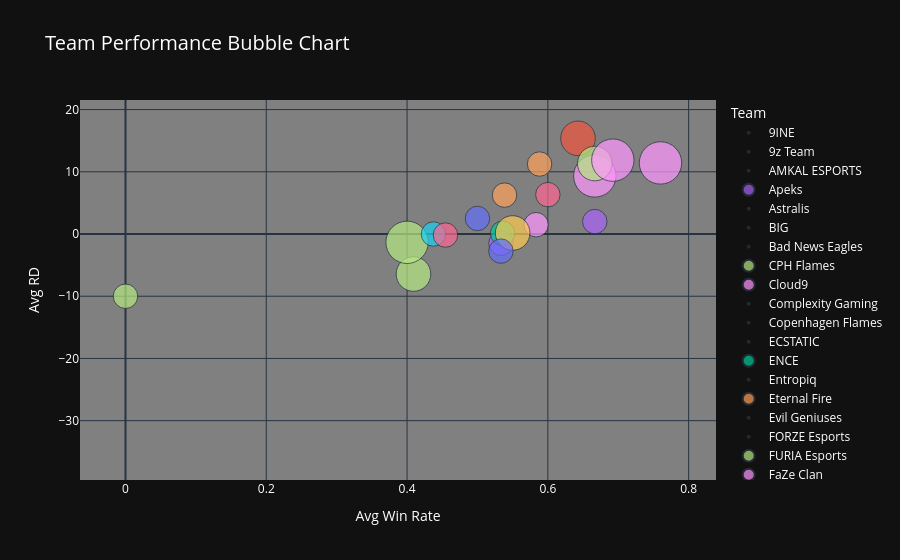

Notebook cell for this chart:
### Code cell
fig = px.scatter(
    team_stats,
    x="Avg Win Rate",
    y="Avg RD",
    size="Playoff Appearances",
    color="Team",
    hover_name="Team",
    title="Team Performance Bubble Chart",
    labels={"Avg_Win_Rate":"Average Win Rate","Avg_RD":"Average RD"},
    template="plotly_dark",
    size_max=30
)

#Customize layout
fig.update_layout(
    plot_bgcolor="grey",
    #paper_bgcolor="black",
    font=dict(color="white"),
    title_font=dict(size=20),
)


fig.show()

### Figure 1 — Plotly figure (JSON) as saved in the notebook; plotly's stock layout.template omitted (floating-point values rounded to 4 significant figures)
{"data": [{"hovertemplate": "<b>%{hovertext}</b><br><br>Team=9INE<br>Avg Win Rate=%{x}<br>Avg RD=%{y}<br>Playoff Appearances=%{marker.size}<extra></extra>", "hovertext": ["9INE"], "legendgroup": "9INE", "marker": {"color": "#636efa", "size": [0], "sizemode": "area", "sizeref": 0.003333, "symbol": "circle"}, "mode": "markers", "name": "9INE", "orientation": "v", "showlegend": true, "type": "scatter", "x": [0], "xaxis": "x", "y": [-24], "yaxis": "y"}, {"hovertemplate": "<b>%{hovertext}</b><br><br>Team=9z Team<br>Avg Win Rate=%{x}<br>Avg RD=%{y}<br>Playoff Appearances=%{marker.size}<extra></extra>", "hovertext": ["9z Team"], "legendgroup": "9z Team", "marker": {"color": "#EF553B", "size": [0], "sizemode": "area", "sizeref": 0.003333, "symbol": "circle"}, "mode": "markers", "name": "9z Team", "orientation": "v", "showlegend": true, "type": "scatter", "x": [0], "xaxis": "x", "y": [-21], "yaxis": "y"}, {"hovertemplate": "<b>%{hovertext}</b><br><br>Team=AMKAL ESPORTS<br>Avg Win Rate=%{x}<br>Avg RD=%{y}<br>Playoff Appearances=%{marker.size}<extra></extra>", "hovertext": ["AMKAL ESPORTS"], "legendgroup": "AMKAL ESPORTS", "marker": {"color": "#00cc96", "size": [0], "sizemode": "area", "sizeref": 0.003333, "symbol": "circle"}, "mode": "markers", "name": "AMKAL ESPORTS", "orientation": "v", "showlegend": true, "type": "scatter", "x": [0], "xaxis": "x", "y": [-17], "yaxis": "y"}, {"hovertemplate": "<b>%{hovertext}</b><br><br>Team=Apeks<br>Avg Win Rate=%{x}<br>Avg RD=%{y}<br>Playoff Appearances=%{marker.size}<extra></extra>", "hovertext": ["Apeks"], "legendgroup": "Apeks", "marker": {"color": "#ab63fa", "size": [1], "sizemode": "area", "sizeref": 0.003333, "symbol": "circle"}, "mode": "markers", "name": "Apeks", "orientation": "v", "showlegend": true, "type": "scatter", "x": [0.5333], "xaxis": "x", "y": [-1.5], "yaxis": "y"}, {"hovertemplate": "<b>%{hovertext}</b><br><br>Team=Astralis<br>Avg Win Rate=%{x}<br>Avg RD=%{y}<br>Playoff Appearances=%{marker.size}<extra></extra>", "hovertext": ["Astralis"], "legendgroup": "Astralis", "marker": {"color": "#FFA15A", "size": [0], "sizemode": "area", "sizeref": 0.003333, "symbol": "circle"}, "mode": "markers", "name": "Astralis", "orientation": "v", "showlegend": true, "type": "scatter", "x": [0.4286], "xaxis": "x", "y": [-4.667], "yaxis": "y"}, {"hovertemplate": "<b>%{hovertext}</b><br><br>Team=BIG<br>Avg Win Rate=%{x}<br>Avg RD=%{y}<br>Playoff Appearances=%{marker.size}<extra></extra>", "hovertext": ["BIG"], "legendgroup": "BIG", "marker": {"color": "#19d3f3", "size": [0], "sizemode": "area", "sizeref": 0.003333, "symbol": "circle"}, "mode": "markers", "name": "BIG", "orientation": "v", "showlegend": true, "type": "scatter", "x": [0.3333], "xaxis": "x", "y": [-10], "yaxis": "y"}, {"hovertemplate": "<b>%{hovertext}</b><br><br>Team=Bad News Eagles<br>Avg Win Rate=%{x}<br>Avg RD=%{y}<br>Playoff Appearances=%{marker.size}<extra></extra>", "hovertext": ["Bad News Eagles"], "legendgroup": "Bad News Eagles", "marker": {"color": "#FF6692", "size": [0], "sizemode": "area", "sizeref": 0.003333, "symbol": "circle"}, "mode": "markers", "name": "Bad News Eagles", "orientation": "v", "showlegend": true, "type": "scatter", "x": [0.3333], "xaxis": "x", "y": [-8.667], "yaxis": "y"}, {"hovertemplate": "<b>%{hovertext}</b><br><br>Team=CPH Flames<br>Avg Win Rate=%{x}<br>Avg RD=%{y}<br>Playoff Appearances=%{marker.size}<extra></extra>", "hovertext": ["CPH Flames"], "legendgroup": "CPH Flames", "marker": {"color": "#B6E880", "size": [1], "sizemode": "area", "sizeref": 0.003333, "symbol": "circle"}, "mode": "markers", "name": "CPH Flames", "orientation": "v", "showlegend": true, "type": "scatter", "x": [0], "xaxis": "x", "y": [-10], "yaxis": "y"}, {"hovertemplate": "<b>%{hovertext}</b><br><br>Team=Cloud9<br>Avg Win Rate=%{x}<br>Avg RD=%{y}<br>Playoff Appearances=%{marker.size}<extra></extra>", "hovertext": ["Cloud9"], "legendgroup": "Cloud9", "marker": {"color": "#FF97FF", "size": [1], "sizemode": "area", "sizeref": 0.003333, "symbol": "circle"}, "mode": "markers", "name": "Cloud9", "orientation": "v", "showlegend": true, "type": "scatter", "x": [0.5833], "xaxis": "x", "y": [1.5], "yaxis": "y"}, {"hovertemplate": "<b>%{hovertext}</b><br><br>Team=Complexity Gaming<br>Avg Win Rate=%{x}<br>Avg RD=%{y}<br>Playoff Appearances=%{marker.size}<extra></extra>", "hovertext": ["Complexity Gaming"], "legendgroup": "Complexity Gaming", "marker": {"color": "#FECB52", "size": [0], "sizemode": "area", "sizeref": 0.003333, "symbol": "circle"}, "mode": "markers", "name": "Complexity Gaming", "orientation": "v", "showlegend": true, "type": "scatter", "x": [0.3077], "xaxis": "x", "y": [-30], "yaxis": "y"}, {"hovertemplate": "<b>%{hovertext}</b><br><br>Team=Copenhagen Flames<br>Avg Win Rate=%{x}<br>Avg RD=%{y}<br>Playoff Appearances=%{marker.size}<extra></extra>", "hovertext": ["Copenhagen Flames"], "legendgroup": "Copenhagen Flames", "marker": {"color": "#636efa", "size": [0], "sizemode": "area", "sizeref": 0.003333, "symbol": "circle"}, "mode": "markers", "name": "Copenhagen Flames", "orientation": "v", "showlegend": true, "type": "scatter", "x": [0.6154], "xaxis": "x", "y": [11.67], "yaxis": "y"}, {"hovertemplate": "<b>%{hovertext}</b><br><br>Team=ECSTATIC<br>Avg Win Rate=%{x}<br>Avg RD=%{y}<br>Playoff Appearances=%{marker.size}<extra></extra>", "hovertext": ["ECSTATIC"], "legendgroup": "ECSTATIC", "marker": {"color": "#EF553B", "size": [0], "sizemode": "area", "sizeref": 0.003333, "symbol": "circle"}, "mode": "markers", "name": "ECSTATIC", "orientation": "v", "showlegend": true, "type": "scatter", "x": [0.5], "xaxis": "x", "y": [2], "yaxis": "y"}, {"hovertemplate": "<b>%{hovertext}</b><br><br>Team=ENCE<br>Avg Win Rate=%{x}<br>Avg RD=%{y}<br>Playoff Appearances=%{marker.size}<extra></extra>", "hovertext": ["ENCE"], "legendgroup": "ENCE", "marker": {"color": "#00cc96", "size": [1], "sizemode": "area", "sizeref": 0.003333, "symbol": "circle"}, "mode": "markers", "name": "ENCE", "orientation": "v", "showlegend": true, "type": "scatter", "x": [0.5357], "xaxis": "x", "y": [0.125], "yaxis": "y"}, {"hovertemplate": "<b>%{hovertext}</b><br><br>Team=Entropiq<br>Avg Win Rate=%{x}<br>Avg RD=%{y}<br>Playoff Appearances=%{marker.size}<extra></extra>", "hovertext": ["Entropiq"], "legendgroup": "Entropiq", "marker": {"color": "#ab63fa", "size": [0], "sizemode": "area", "sizeref": 0.003333, "symbol": "circle"}, "mode": "markers", "name": "Entropiq", "orientation": "v", "showlegend": true, "type": "scatter", "x": [0.5556], "xaxis": "x", "y": [3.5], "yaxis": "y"}, {"hovertemplate": "<b>%{hovertext}</b><br><br>Team=Eternal Fire<br>Avg Win Rate=%{x}<br>Avg RD=%{y}<br>Playoff Appearances=%{marker.size}<extra></extra>", "hovertext": ["Eternal Fire"], "legendgroup": "Eternal Fire", "marker": {"color": "#FFA15A", "size": [1], "sizemode": "area", "sizeref": 0.003333, "symbol": "circle"}, "mode": "markers", "name": "Eternal Fire", "orientation": "v", "showlegend": true, "type": "scatter", "x": [0.5385], "xaxis": "x", "y": [6.25], "yaxis": "y"}, {"hovertemplate": "<b>%{hovertext}</b><br><br>Team=Evil Geniuses<br>Avg Win Rate=%{x}<br>Avg RD=%{y}<br>Playoff Appearances=%{marker.size}<extra></extra>", "hovertext": ["Evil Geniuses"], "legendgroup": "Evil Geniuses", "marker": {"color": "#19d3f3", "size": [0], "sizemode": "area", "sizeref": 0.003333, "symbol": "circle"}, "mode": "markers", "name": "Evil Geniuses", "orientation": "v", "showlegend": true, "type": "scatter", "x": [0], "xaxis": "x", "y": [-36], "yaxis": "y"}, {"hovertemplate": "<b>%{hovertext}</b><br><br>Team=FORZE Esports<br>Avg Win Rate=%{x}<br>Avg RD=%{y}<br>Playoff Appearances=%{marker.size}<extra></extra>", "hovertext": ["FORZE Esports"], "legendgroup": "FORZE Esports", "marker": {"color": "#FF6692", "size": [0], "sizemode": "area", "sizeref": 0.003333, "symbol": "circle"}, "mode": "markers", "name": "FORZE Esports", "orientation": "v", "showlegend": true, "type": "scatter", "x": [0.4], "xaxis": "x", "y": [-13], "yaxis": "y"}, {"hovertemplate": "<b>%{hovertext}</b><br><br>Team=FURIA Esports<br>Avg Win Rate=%{x}<br>Avg RD=%{y}<br>Playoff Appearances=%{marker.size}<extra></extra>", "hovertext": ["FURIA Esports"], "legendgroup": "FURIA Esports", "marker": {"color": "#B6E880", "size": [2], "sizemode": "area", "sizeref": 0.003333, "symbol": "circle"}, "mode": "markers", "name": "FURIA Esports", "orientation": "v", "showlegend": true, "type": "scatter", "x": [0.4091], "xaxis": "x", "y": [-6.429], "yaxis": "y"}, {"hovertemplate": "<b>%{hovertext}</b><br><br>Team=FaZe Clan<br>Avg Win Rate=%{x}<br>Avg RD=%{y}<br>Playoff Appearances=%{marker.size}<extra></extra>", "hovertext": ["FaZe Clan"], "legendgroup": "FaZe Clan", "marker": {"color": "#FF97FF", "size": [3], "sizemode": "area", "sizeref": 0.003333, "symbol": "circle"}, "mode": "markers", "name": "FaZe Clan", "orientation": "v", "showlegend": true, "type": "scatter", "x": [0.6667], "xaxis": "x", "y": [9.333], "yaxis": "y"}, {"hovertemplate": "<b>%{hovertext}</b><br><br>Team=Fluxo<br>Avg Win Rate=%{x}<br>Avg RD=%{y}<br>Playoff Appearances=%{marker.size}<extra></extra>", "hovertext": ["Fluxo"], "legendgroup": "Fluxo", "marker": {"color": "#FECB52", "size": [0], "sizemode": "area", "sizeref": 0.003333, "symbol": "circle"}, "mode": "markers", "name": "Fluxo", "orientation": "v", "showlegend": true, "type": "scatter", "x": [0], "xaxis": "x", "y": [-22], "yaxis": "y"}, {"hovertemplate": "<b>%{hovertext}</b><br><br>Team=Fnatic<br>Avg Win Rate=%{x}<br>Avg RD=%{y}<br>Playoff Appearances=%{marker.size}<extra></extra>", "hovertext": ["Fnatic"], "legendgroup": "Fnatic", "marker": {"color": "#636efa", "size": [0], "sizemode": "area", "sizeref": 0.003333, "symbol": "circle"}, "mode": "markers", "name": "Fnatic", "orientation": "v", "showlegend": true, "type": "scatter", "x": [0.4], "xaxis": "x", "y": [-13], "yaxis": "y"}, {"hovertemplate": "<b>%{hovertext}</b><br><br>Team=G2 Esports<br>Avg Win Rate=%{x}<br>Avg RD=%{y}<br>Playoff Appearances=%{marker.size}<extra></extra>", "hovertext": ["G2 Esports"], "legendgroup": "G2 Esports", "marker": {"color": "#EF553B", "size": [2], "sizemode": "area", "sizeref": 0.003333, "symbol": "circle"}, "mode": "markers", "name": "G2 Esports", "orientation": "v", "showlegend": true, "type": "scatter", "x": [0.6429], "xaxis": "x", "y": [15.38], "yaxis": "y"}, {"hovertemplate": "<b>%{hovertext}</b><br><br>Team=GODSENT<br>Avg Win Rate=%{x}<br>Avg RD=%{y}<br>Playoff Appearances=%{marker.size}<extra></extra>", "hovertext": ["GODSENT"], "legendgroup": "GODSENT", "marker": {"color": "#00cc96", "size": [0], "sizemode": "area", "sizeref": 0.003333, "symbol": "circle"}, "mode": "markers", "name": "GODSENT", "orientation": "v", "showlegend": true, "type": "scatter", "x": [0], "xaxis": "x", "y": [-28], "yaxis": "y"}, {"hovertemplate": "<b>%{hovertext}</b><br><br>Team=Gambit Esports<br>Avg Win Rate=%{x}<br>Avg RD=%{y}<br>Playoff Appearances=%{marker.size}<extra></extra>", "hovertext": ["Gambit Esports"], "legendgroup": "Gambit Esports", "marker": {"color": "#ab63fa", "size": [1], "sizemode": "area", "sizeref": 0.003333, "symbol": "circle"}, "mode": "markers", "name": "Gambit Esports", "orientation": "v", "showlegend": true, "type": "scatter", "x": [0.6667], "xaxis": "x", "y": [2], "yaxis": "y"}, {"hovertemplate": "<b>%{hovertext}</b><br><br>Team=GamerLegion<br>Avg Win Rate=%{x}<br>Avg RD=%{y}<br>Playoff Appearances=%{marker.size}<extra></extra>", "hovertext": ["GamerLegion"], "legendgroup": "GamerLegion", "marker": {"color": "#FFA15A", "size": [1], "sizemode": "area", "sizeref": 0.003333, "symbol": "circle"}, "mode": "markers", "name": "GamerLegion", "orientation": "v", "showlegend": true, "type": "scatter", "x": [0.5882], "xaxis": "x", "y": [11.25], "yaxis": "y"}, {"hovertemplate": "<b>%{hovertext}</b><br><br>Team=Grayhound Gaming<br>Avg Win Rate=%{x}<br>Avg RD=%{y}<br>Playoff Appearances=%{marker.size}<extra></extra>", "hovertext": ["Grayhound Gaming"], "legendgroup": "Grayhound Gaming", "marker": {"color": "#19d3f3", "size": [0], "sizemode": "area", "sizeref": 0.003333, "symbol": "circle"}, "mode": "markers", "name": "Grayhound Gaming", "orientation": "v", "showlegend": true, "type": "scatter", "x": [0.4], "xaxis": "x", "y": [-31], "yaxis": "y"}, {"hovertemplate": "<b>%{hovertext}</b><br><br>Team=HEROIC<br>Avg Win Rate=%{x}<br>Avg RD=%{y}<br>Playoff Appearances=%{marker.size}<extra></extra>", "hovertext": ["HEROIC"], "legendgroup": "HEROIC", "marker": {"color": "#FF6692", "size": [0], "sizemode": "area", "sizeref": 0.003333, "symbol": "circle"}, "mode": "markers", "name": "HEROIC", "orientation": "v", "showlegend": true, "type": "scatter", "x": [0.6667], "xaxis": "x", "y": [8], "yaxis": "y"}, {"hovertemplate": "<b>%{hovertext}</b><br><br>Team=Heroic<br>Avg Win Rate=%{x}<br>Avg RD=%{y}<br>Playoff Appearances=%{marker.size}<extra></extra>", "hovertext": ["Heroic"], "legendgroup": "Heroic", "marker": {"color": "#B6E880", "size": [3], "sizemode": "area", "sizeref": 0.003333, "symbol": "circle"}, "mode": "markers", "name": "Heroic", "orientation": "v", "showlegend": true, "type": "scatter", "x": [0.4], "xaxis": "x", "y": [-1.333], "yaxis": "y"}, {"hovertemplate": "<b>%{hovertext}</b><br><br>Team=IHC Esports<br>Avg Win Rate=%{x}<br>Avg RD=%{y}<br>Playoff Appearances=%{marker.size}<extra></extra>", "hovertext": ["IHC Esports"], "legendgroup": "IHC Esports", "marker": {"color": "#FF97FF", "size": [0], "sizemode": "area", "sizeref": 0.003333, "symbol": "circle"}, "mode": "markers", "name": "IHC Esports", "orientation": "v", "showlegend": true, "type": "scatter", "x": [0.25], "xaxis": "x", "y": [-12], "yaxis": "y"}, {"hovertemplate": "<b>%{hovertext}</b><br><br>Team=Imperial Esports<br>Avg Win Rate=%{x}<br>Avg RD=%{y}<br>Playoff Appearances=%{marker.size}<extra></extra>", "hovertext": ["Imperial Esports"], "legendgroup": "Imperial Esports", "marker": {"color": "#FECB52", "size": [0], "sizemode": "area", "sizeref": 0.003333, "symbol": "circle"}, "mode": "markers", "name": "Imperial Esports", "orientation": "v", "showlegend": true, "type": "scatter", "x": [0.4737], "xaxis": "x", "y": [0], "yaxis": "y"}, {"hovertemplate": "<b>%{hovertext}</b><br><br>Team=Into The Breach<br>Avg Win Rate=%{x}<br>Avg RD=%{y}<br>Playoff Appearances=%{marker.size}<extra></extra>", "hovertext": ["Into The Breach"], "legendgroup": "Into The Breach", "marker": {"color": "#636efa", "size": [1], "sizemode": "area", "sizeref": 0.003333, "symbol": "circle"}, "mode": "markers", "name": "Into The Breach", "orientation": "v", "showlegend": true, "type": "scatter", "x": [0.5], "xaxis": "x", "y": [2.5], "yaxis": "y"}, {"hovertemplate": "<b>%{hovertext}</b><br><br>Team=KOI<br>Avg Win Rate=%{x}<br>Avg RD=%{y}<br>Playoff Appearances=%{marker.size}<extra></extra>", "hovertext": ["KOI"], "legendgroup": "KOI", "marker": {"color": "#EF553B", "size": [0], "sizemode": "area", "sizeref": 0.003333, "symbol": "circle"}, "mode": "markers", "name": "KOI", "orientation": "v", "showlegend": true, "type": "scatter", "x": [0], "xaxis": "x", "y": [-24], "yaxis": "y"}, {"hovertemplate": "<b>%{hovertext}</b><br><br>Team=Legacy<br>Avg Win Rate=%{x}<br>Avg RD=%{y}<br>Playoff Appearances=%{marker.size}<extra></extra>", "hovertext": ["Legacy"], "legendgroup": "Legacy", "marker": {"color": "#00cc96", "size": [0], "sizemode": "area", "sizeref": 0.003333, "symbol": "circle"}, "mode": "markers", "name": "Legacy", "orientation": "v", "showlegend": true, "type": "scatter", "x": [0.4], "xaxis": "x", "y": [-8], "yaxis": "y"}, {"hovertemplate": "<b>%{hovertext}</b><br><br>Team=Lynn Vision Gaming<br>Avg Win Rate=%{x}<br>Avg RD=%{y}<br>Playoff Appearances=%{marker.size}<extra></extra>", "hovertext": ["Lynn Vision Gaming"], "legendgroup": "Lynn Vision Gaming", "marker": {"color": "#ab63fa", "size": [0], "sizemode": "area", "sizeref": 0.003333, "symbol": "circle"}, "mode": "markers", "name": "Lynn Vision Gaming", "orientation": "v", "showlegend": true, "type": "scatter", "x": [0.25], "xaxis": "x", "y": [-21], "yaxis": "y"}, {"hovertemplate": "<b>%{hovertext}</b><br><br>Team=MIBR<br>Avg Win Rate=%{x}<br>Avg RD=%{y}<br>Playoff Appearances=%{marker.size}<extra></extra>", "hovertext": ["MIBR"], "legendgroup": "MIBR", "marker": {"color": "#FFA15A", "size": [0], "sizemode": "area", "sizeref": 0.003333, "symbol": "circle"}, "mode": "markers", "name": "MIBR", "orientation": "v", "showlegend": true, "type": "scatter", "x": [0.4], "xaxis": "x", "y": [-6], "yaxis": "y"}, {"hovertemplate": "<b>%{hovertext}</b><br><br>Team=MOUZ<br>Avg Win Rate=%{x}<br>Avg RD=%{y}<br>Playoff Appearances=%{marker.size}<extra></extra>", "hovertext": ["MOUZ"], "legendgroup": "MOUZ", "marker": {"color": "#19d3f3", "size": [1], "sizemode": "area", "sizeref": 0.003333, "symbol": "circle"}, "mode": "markers", "name": "MOUZ", "orientation": "v", "showlegend": true, "type": "scatter", "x": [0.4375], "xaxis": "x", "y": [0], "yaxis": "y"}, {"hovertemplate": "<b>%{hovertext}</b><br><br>Team=Monte<br>Avg Win Rate=%{x}<br>Avg RD=%{y}<br>Playoff Appearances=%{marker.size}<extra></extra>", "hovertext": ["Monte"], "legendgroup": "Monte", "marker": {"color": "#FF6692", "size": [1], "sizemode": "area", "sizeref": 0.003333, "symbol": "circle"}, "mode": "markers", "name": "Monte", "orientation": "v", "showlegend": true, "type": "scatter", "x": [0.6], "xaxis": "x", "y": [6.333], "yaxis": "y"}, {"hovertemplate": "<b>%{hovertext}</b><br><br>Team=Movistar Riders<br>Avg Win Rate=%{x}<br>Avg RD=%{y}<br>Playoff Appearances=%{marker.size}<extra></extra>", "hovertext": ["Movistar Riders"], "legendgroup": "Movistar Riders", "marker": {"color": "#B6E880", "size": [0], "sizemode": "area", "sizeref": 0.003333, "symbol": "circle"}, "mode": "markers", "name": "Movistar Riders", "orientation": "v", "showlegend": true, "type": "scatter", "x": [0.4], "xaxis": "x", "y": [-20], "yaxis": "y"}, {"hovertemplate": "<b>%{hovertext}</b><br><br>Team=Natus Vincere<br>Avg Win Rate=%{x}<br>Avg RD=%{y}<br>Playoff Appearances=%{marker.size}<extra></extra>", "hovertext": ["Natus Vincere"], "legendgroup": "Natus Vincere", "marker": {"color": "#FF97FF", "size": [3], "sizemode": "area", "sizeref": 0.003333, "symbol": "circle"}, "mode": "markers", "name": "Natus Vincere", "orientation": "v", "showlegend": true, "type": "scatter", "x": [0.76], "xaxis": "x", "y": [11.43], "yaxis": "y"}, {"hovertemplate": "<b>%{hovertext}</b><br><br>Team=Ninjas in Pyjamas<br>Avg Win Rate=%{x}<br>Avg RD=%{y}<br>Playoff Appearances=%{marker.size}<extra></extra>", "hovertext": ["Ninjas in Pyjamas"], "legendgroup": "Ninjas in Pyjamas", "marker": {"color": "#FECB52", "size": [2], "sizemode": "area", "sizeref": 0.003333, "symbol": "circle"}, "mode": "markers", "name": "Ninjas in Pyjamas", "orientation": "v", "showlegend": true, "type": "scatter", "x": [0.55], "xaxis": "x", "y": [0.1667], "yaxis": "y"}, {"hovertemplate": "<b>%{hovertext}</b><br><br>Team=OG<br>Avg Win Rate=%{x}<br>Avg RD=%{y}<br>Playoff Appearances=%{marker.size}<extra></extra>", "hovertext": ["OG"], "legendgroup": "OG", "marker": {"color": "#636efa", "size": [0], "sizemode": "area", "sizeref": 0.003333, "symbol": "circle"}, "mode": "markers", "name": "OG", "orientation": "v", "showlegend": true, "type": "scatter", "x": [0.25], "xaxis": "x", "y": [-11], "yaxis": "y"}, {"hovertemplate": "<b>%{hovertext}</b><br><br>Team=Outsiders<br>Avg Win Rate=%{x}<br>Avg RD=%{y}<br>Playoff Appearances=%{marker.size}<extra></extra>", "hovertext": ["Outsiders"], "legendgroup": "Outsiders", "marker": {"color": "#EF553B", "size": [0], "sizemode": "area", "sizeref": 0.003333, "symbol": "circle"}, "mode": "markers", "name": "Outsiders", "orientation": "v", "showlegend": true, "type": "scatter", "x": [0.5], "xaxis": "x", "y": [-1.5], "yaxis": "y"}, {"hovertemplate": "<b>%{hovertext}</b><br><br>Team=Renegades<br>Avg Win Rate=%{x}<br>Avg RD=%{y}<br>Playoff Appearances=%{marker.size}<extra></extra>", "hovertext": ["Renegades"], "legendgroup": "Renegades", "marker": {"color": "#00cc96", "size": [0], "sizemode": "area", "sizeref": 0.003333, "symbol": "circle"}, "mode": "markers", "name": "Renegades", "orientation": "v", "showlegend": true, "type": "scatter", "x": [0.1429], "xaxis": "x", "y": [-26.5], "yaxis": "y"}, {"hovertemplate": "<b>%{hovertext}</b><br><br>Team=SAW<br>Avg Win Rate=%{x}<br>Avg RD=%{y}<br>Playoff Appearances=%{marker.size}<extra></extra>", "hovertext": ["SAW"], "legendgroup": "SAW", "marker": {"color": "#ab63fa", "size": [0], "sizemode": "area", "sizeref": 0.003333, "symbol": "circle"}, "mode": "markers", "name": "SAW", "orientation": "v", "showlegend": true, "type": "scatter", "x": [0.4], "xaxis": "x", "y": [-14], "yaxis": "y"}, {"hovertemplate": "<b>%{hovertext}</b><br><br>Team=Sharks Esports<br>Avg Win Rate=%{x}<br>Avg RD=%{y}<br>Playoff Appearances=%{marker.size}<extra></extra>", "hovertext": ["Sharks Esports"], "legendgroup": "Sharks Esports", "marker": {"color": "#FFA15A", "size": [0], "sizemode": "area", "sizeref": 0.003333, "symbol": "circle"}, "mode": "markers", "name": "Sharks Esports", "orientation": "v", "showlegend": true, "type": "scatter", "x": [0], "xaxis": "x", "y": [-23], "yaxis": "y"}, {"hovertemplate": "<b>%{hovertext}</b><br><br>Team=TYLOO<br>Avg Win Rate=%{x}<br>Avg RD=%{y}<br>Playoff Appearances=%{marker.size}<extra></extra>", "hovertext": ["TYLOO"], "legendgroup": "TYLOO", "marker": {"color": "#19d3f3", "size": [0], "sizemode": "area", "sizeref": 0.003333, "symbol": "circle"}, "mode": "markers", "name": "TYLOO", "orientation": "v", "showlegend": true, "type": "scatter", "x": [0.25], "xaxis": "x", "y": [-11], "yaxis": "y"}, {"hovertemplate": "<b>%{hovertext}</b><br><br>Team=Team Liquid<br>Avg Win Rate=%{x}<br>Avg RD=%{y}<br>Playoff Appearances=%{marker.size}<extra></extra>", "hovertext": ["Team Liquid"], "legendgroup": "Team Liquid", "marker": {"color": "#FF6692", "size": [1], "sizemode": "area", "sizeref": 0.003333, "symbol": "circle"}, "mode": "markers", "name": "Team Liquid", "orientation": "v", "showlegend": true, "type": "scatter", "x": [0.4545], "xaxis": "x", "y": [-0.1667], "yaxis": "y"}, {"hovertemplate": "<b>%{hovertext}</b><br><br>Team=Team Spirit<br>Avg Win Rate=%{x}<br>Avg RD=%{y}<br>Playoff Appearances=%{marker.size}<extra></extra>", "hovertext": ["Team Spirit"], "legendgroup": "Team Spirit", "marker": {"color": "#B6E880", "size": [2], "sizemode": "area", "sizeref": 0.003333, "symbol": "circle"}, "mode": "markers", "name": "Team Spirit", "orientation": "v", "showlegend": true, "type": "scatter", "x": [0.6667], "xaxis": "x", "y": [11.33], "yaxis": "y"}, {"hovertemplate": "<b>%{hovertext}</b><br><br>Team=Team Vitality<br>Avg Win Rate=%{x}<br>Avg RD=%{y}<br>Playoff Appearances=%{marker.size}<extra></extra>", "hovertext": ["Team Vitality"], "legendgroup": "Team Vitality", "marker": {"color": "#FF97FF", "size": [3], "sizemode": "area", "sizeref": 0.003333, "symbol": "circle"}, "mode": "markers", "name": "Team Vitality", "orientation": "v", "showlegend": true, "type": "scatter", "x": [0.6923], "xaxis": "x", "y": [11.88], "yaxis": "y"}, {"hovertemplate": "<b>%{hovertext}</b><br><br>Team=The MongolZ<br>Avg Win Rate=%{x}<br>Avg RD=%{y}<br>Playoff Appearances=%{marker.size}<extra></extra>", "hovertext": ["The MongolZ"], "legendgroup": "The MongolZ", "marker": {"color": "#FECB52", "size": [0], "sizemode": "area", "sizeref": 0.003333, "symbol": "circle"}, "mode": "markers", "name": "The MongolZ", "orientation": "v", "showlegend": true, "type": "scatter", "x": [0.3333], "xaxis": "x", "y": [0], "yaxis": "y"}, {"hovertemplate": "<b>%{hovertext}</b><br><br>Team=Virtus.pro<br>Avg Win Rate=%{x}<br>Avg RD=%{y}<br>Playoff Appearances=%{marker.size}<extra></extra>", "hovertext": ["Virtus.pro"], "legendgroup": "Virtus.pro", "marker": {"color": "#636efa", "size": [1], "sizemode": "area", "sizeref": 0.003333, "symbol": "circle"}, "mode": "markers", "name": "Virtus.pro", "orientation": "v", "showlegend": true, "type": "scatter", "x": [0.5333], "xaxis": "x", "y": [-2.75], "yaxis": "y"}, {"hovertemplate": "<b>%{hovertext}</b><br><br>Team=paiN Gaming<br>Avg Win Rate=%{x}<br>Avg RD=%{y}<br>Playoff Appearances=%{marker.size}<extra></extra>", "hovertext": ["paiN Gaming"], "legendgroup": "paiN Gaming", "marker": {"color": "#EF553B", "size": [0], "sizemode": "area", "sizeref": 0.003333, "symbol": "circle"}, "mode": "markers", "name": "paiN Gaming", "orientation": "v", "showlegend": true, "type": "scatter", "x": [0.4444], "xaxis": "x", "y": [1.25], "yaxis": "y"}], "layout": {"font": {"color": "white"}, "legend": {"itemsizing": "constant", "title": {"text": "Team"}, "tracegroupgap": 0}, "plot_bgcolor": "grey", "title": {"font": {"size": 20}, "text": "Team Performance Bubble Chart"}, "xaxis": {"anchor": "y", "domain": [0, 1], "title": {"text": "Avg Win Rate"}}, "yaxis": {"anchor": "x", "domain": [0, 1], "title": {"text": "Avg RD"}}}}
